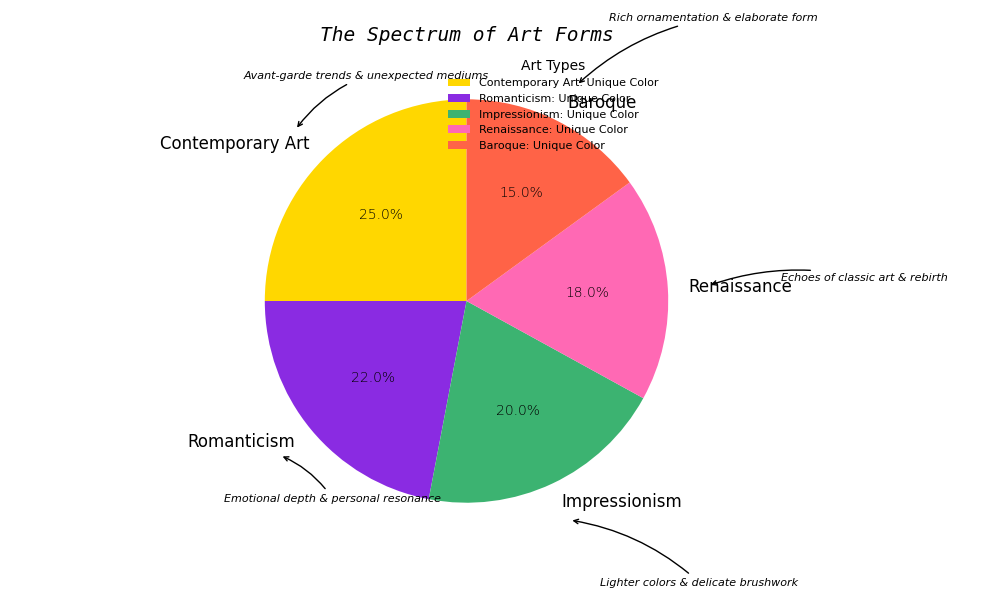

The Python source for this figure:
import matplotlib.pyplot as plt
import numpy as np

# Manually shuffled the art movements and corresponding color usage
art_movements_shuffled = ['Contemporary Art', 'Romanticism', 'Impressionism', 'Renaissance', 'Baroque']
color_usage_shuffled = [25, 22, 20, 18, 15]

fig, ax = plt.subplots(figsize=(10, 6))

# Kept colors and other attributes the same, just rearranged labels and data
wedges, texts, autotexts = ax.pie(
    color_usage_shuffled, 
    labels=art_movements_shuffled, 
    autopct='%1.1f%%', 
    startangle=90, 
    colors=['#FFD700', '#8A2BE2', '#3CB371', '#FF69B4', '#FF6347'], 
    shadow=False
)

plt.setp(autotexts, size=10, weight='light', color='black')
plt.setp(texts, size=12, family='fantasy')

plt.title("The Spectrum of Art Forms", fontsize=14, style='italic', family='monospace')

# Manually shuffled legend labels
legend_labels_shuffled = [
    'Contemporary Art: Unique Color',
    'Romanticism: Unique Color', 
    'Impressionism: Unique Color', 
    'Renaissance: Unique Color', 
    'Baroque: Unique Color'
]
ax.legend(
    wedges, legend_labels_shuffled, 
    title="Art Types", 
    loc="upper right", 
    bbox_to_anchor=(0.9, 1), 
    fontsize=8,
    frameon=False
)

# Manually shuffled annotations
annotations_shuffled = [
    "Avant-garde trends & unexpected mediums",
    "Emotional depth & personal resonance",
    "Lighter colors & delicate brushwork",
    "Echoes of classic art & rebirth",
    "Rich ornamentation & elaborate form"
]

for i, wedge in enumerate(wedges):
    angle = (wedge.theta2 - wedge.theta1) / 2. + wedge.theta1
    x = 1.2 * np.cos(np.radians(angle))
    y = 1.2 * np.sin(np.radians(angle))
    ax.annotate(
        annotations_shuffled[i], xy=(x, y), xytext=(x*1.3, y*1.3),
        arrowprops=dict(arrowstyle="->", connectionstyle="arc3,rad=.15"), fontsize=8, style='italic'
    )

plt.grid(axis='x', linestyle='--', linewidth=0.5)
plt.tight_layout()

plt.show()
